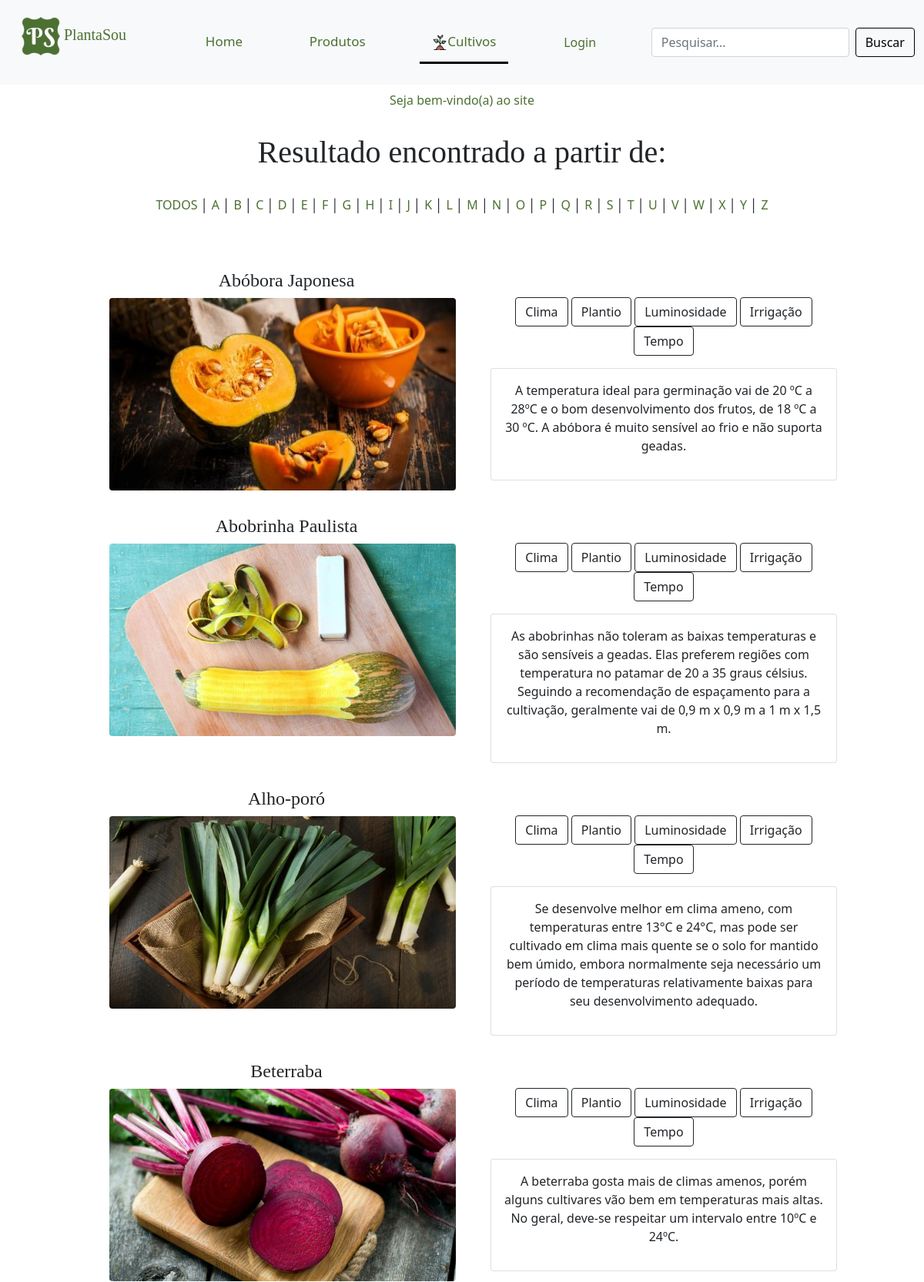
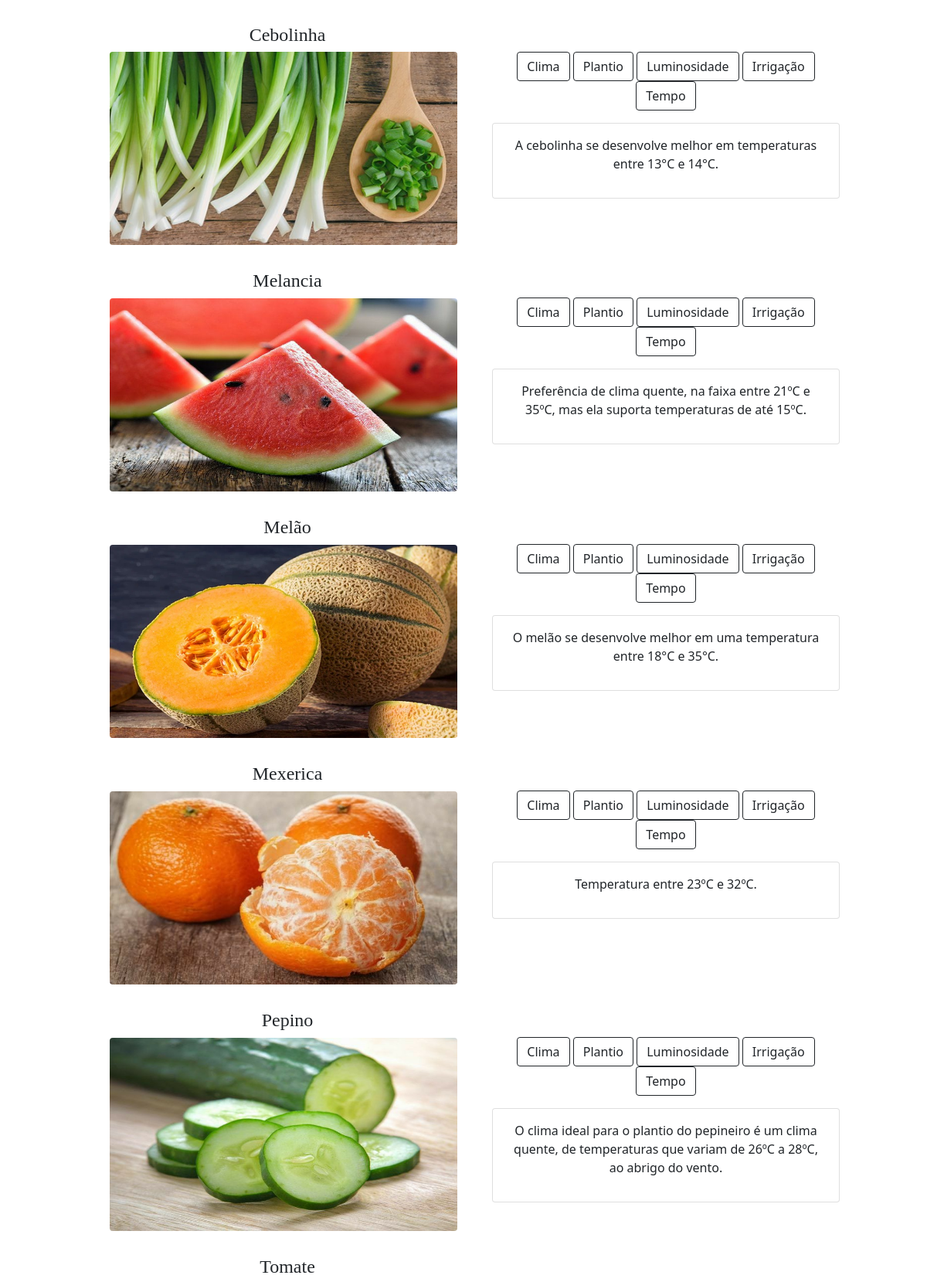
The page /php/ordem_c.php (upper part) on the database its author committed (2 pictures, top to bottom).
### tables this page shows
CREATE TABLE IF NOT EXISTS `cultivo` (
  `cod_cultivo` int(11) NOT NULL AUTO_INCREMENT,
  `nome` varchar(100) NOT NULL,
  `clima` varchar(4000) DEFAULT NULL,
  `plantio` varchar(4000) DEFAULT NULL,
  `luminosidade` varchar(4000) DEFAULT NULL,
  `irrigacao` varchar(4000) DEFAULT NULL,
  `temp_colheita` varchar(4000) DEFAULT NULL,
  `src` varchar(1000) NOT NULL,
  `nome_php` varchar(30) NOT NULL,
  PRIMARY KEY (`cod_cultivo`)
);

### php/ordem_c.php (the view, shortened to what this page needs)
<!DOCTYPE html>
<html lang="pt-BR">
<head>
    <link rel="stylesheet" type="text/css" media="screen" href="../css/bootstrap.min.css" />
    <link rel="stylesheet" href="../css/estilo.css">
</head>
<body>
    <nav class="navbar navbar-light bg-light topnav">
        <div class="container-fluid">
            <a class="navbar-brand plantasou">
                <p class="plantasou">
                    <img src="../imgs/logo_new.png" class="align-self-center mr-3 rounded float-left" width="50" height="50" alt="..."></img>
                    PlantaSou
                </p>
            </a>
                        <?php
                            if(isset($_COOKIE["USER"])){
                                echo'
                                    <a class="nav-link nav-link-color" href="../php/home_user.php">Home</a>
                                ';
                            }else if(isset($_COOKIE["ADM"])){
                                echo'
                                    <a class="nav-link nav-link-color" href="../php/home_adm.php">Home</a>
                                ';
                            }else{
                                echo'
                                <a class="nav-link nav-link-color" href="../php/index.php">Home</a>
                                ';
                            }
                        ?>
                        <?php
                          if(isset($_COOKIE["ADM"])){
                            echo'
                            <div class="nav-link dropdown show">
                                <a class="nav-link dropdown-toggle" href="#" id="navbarDropdownMenuLink" data-bs-toggle="dropdown" aria-bs-haspopup="true" aria-bs-expanded="false">
                                    <img src="../imgs/tomates.png" width="20" height="20"/> Produtos
                                </a>
                                <div class="dropdown-menu" aria-labelledby="navbarDropdownMenuLink">
                                    <a class="dropdown-item" href="../php/produtos.php">Produtos</a>
                                    <a class="dropdown-item" href="../php/cadastro_produto.php">Cadastro Produto</a>
                                </div>
                            </div>
                            ';
                          }else{
                            echo'
                                <a class="nav-link nav-link-color" aria-current="page" href="../php/produtos.php">Produtos</a>
                            ';
                          }
                        ?>
                        <?php
                            if(isset($_COOKIE["ADM"])){
                            echo'
                                <div class="nav-link dropdown show">
                                    <a class="nav-link dropdown-toggle active" href="#" id="navbarDropdownMenuLink" data-bs-toggle="dropdown" aria-bs-haspopup="true" aria-bs-expanded="false">
                                    <img src="../imgs/crescer-planta.png" width="20" height="20"/> Cultivos
                                    </a>
                                    <div class="dropdown-menu" aria-labelledby="navbarDropdownMenuLink">
                                        <a class="dropdown-item" href="../php/cultivo.php">Cultivos</a>
                                        <a class="dropdown-item" href="../php/cadastro_cultivo.php">Cadastro Cultivos</a>
                                    </div>
                                </div>
                            ';
                            }else{
                            echo'
                                <a class="nav-link nav-link-color active" aria-current="page" href="../php/cultivo.php"><img src="../imgs/crescer-planta.png" width="20" height="20"/>Cultivos</a>
                            ';
                            }
                        ?>
                        <?php
                            if(isset($_COOKIE["USER"])){
                                echo'
                                    <a class="nav-link nav-link-color" href="../php/historico.php?num=0">Histórico</a>
                                    <a class="nav-link nav-link-color" href="./logout_user.php"><img src="../imgs/out.png" width="15" height="15"/> Sair</a>
                                ';
                            }else if(isset($_COOKIE["ADM"])){
                                echo'
                                    <a class="nav-link nav-link-color" href="./logout_adm.php"><img src="../imgs/out.png" width="15" height="15"/> Sair</a>
                                ';
                            }else{
                                echo'
                                    <button type="button" class="btn nav-link nav-link-color" data-bs-toggle="modal" data-bs-target="#login">
                                        Login
                                    </button>
                                ';
                            }
                        ?>
                        <form action="../php/pesquisa_c.php" class="d-flex" method="POST">
                            <input class="form-control me-2" type="search" placeholder="Pesquisar..." aria-label="Search" name="pesquisa"/>
                            <button class="btn btn-outline-success borda" type="submit">Buscar</button>
                        </form>
            </div>
        </nav>
        <?php
            if(isset($_COOKIE["USER"]) || isset($_COOKIE["ADM"])){
                echo'
                        <a class="nav-link nav-link-color active_usuario">Seja bem-vindo(a) ';
                            if(isset($_COOKIE["USER"])){
                                include('../inc/conexao.php');
                                $sql="SELECT nome FROM usuario WHERE cod_usuario=$usuario";
                                $query=mysqli_query($con, $sql);
                                if(mysqli_num_rows($query)>0){
                                    while(($nome=mysqli_fetch_assoc($query))!=NULL){
                                        echo $nome['nome'];
                                    }
                                }
                            }
                            elseif(isset($_COOKIE["ADM"])){
                                echo "Administrador(a)";
                            }
                echo'
                        </a>';
            }
            else{
                echo'
                <center>
                    <a class="nav-link nav-link-color active_usuario ">Seja bem-vindo(a) ao site </a>
                </center>
                ';
            }
        ?>
    <br>
    <?php
        $ordem=$_GET["ordem"];
        echo'<h1 class="centro paginas">Resultado encontrado a partir de: '.$ordem.'</h1>';
        echo '
        <br>
        <center>';
        echo '<a class="nav-link-color" href="../php/cultivo.php">TODOS</a> │ ';
            for ( $i = 'A'; $i != 'Z'; $i++ ){
                echo '<a class="nav-link-color" href="../php/ordem_c.php?ordem='.$i.'">'.$i.'</a> │ ';
            }
            echo '<a class="nav-link-color" href="../php/ordem_c.php?ordem=Z">Z</a>';
        echo '
        </center>
        <br><br><br>';
        include "../inc/conexao_pdo.php";
        $stmt=$conPDO->query("SELECT * FROM cultivo WHERE nome LIKE '$ordem%' ORDER BY nome asc");
        $stmt->execute();
        echo'
            <center>
            <div class="container">
            ';
        if($stmt->rowCount()!=NULL){
            while($resultado=$stmt->fetch(PDO::FETCH_OBJ)){
                echo
                    '
                    <center>
                    <div class="row">
                        <div class="col">
                            <div class="posicao_nome"><h4 class="letra">'.$resultado->nome.'</h4></div>
                            <p class="posicao_imagem">
                                <img src="../imgs/plantas/'.$resultado->src.'" class="rounded float-start mb-3" width="450px" height="250px"></img>
                            </p>
                        </div>
                        <div class="col">
                                <p>
                                <div style="width: 450px;" class="posicao_botao">
                                        <div id="'.$resultado->nome_php.'meugrupo">
                                            <button type="button" class="btn btn-outline-dark collapsed" data-toggle="collapse" data-target="#'.$resultado->nome_php.'clima" aria-expanded="false" aria-controls="'.$resultado->nome_php.'clima">Clima</button>
                                            <button type="button" class="btn btn-outline-dark collapsed" data-toggle="collapse" data-target="#'.$resultado->nome_php.'plantio" aria-expanded="false" aria-controls="'.$resultado->nome_php.'plantio">Plantio</button>
                                            <button type="button" class="btn btn-outline-dark collapsed" data-toggle="collapse" data-target="#'.$resultado->nome_php.'luminosidade" aria-expanded="false" aria-controls="'.$resultado->nome_php.'luminosidade">Luminosidade</button>
                                            <button type="button" class="btn btn-outline-dark collapsed" data-toggle="collapse" data-target="#'.$resultado->nome_php.'irrigacao" aria-expanded="false" aria-controls="'.$resultado->nome_php.'irrigacao">Irrigação</button>
                                            <button type="button" class="btn btn-outline-dark collapsed" data-toggle="collapse" data-target="#'.$resultado->nome_php.'tempo" aria-expanded="false" aria-controls="'.$resultado->nome_php.'tempo">Tempo</button>
                                            <div class="collapse show" id="'.$resultado->nome_php.'clima" data-parent="#'.$resultado->nome_php.'meugrupo">
                                                <p><div class="card card-body" style="width: 450px;">
                                                    <p>'.$resultado->clima.'</p>
                                                </div></p>
                                            </div>
                                            <div class="collapse" id="'.$resultado->nome_php.'plantio" data-parent="#'.$resultado->nome_php.'meugrupo">
                                                    <p>'.$resultado->plantio.'</p>
                                            </div>
                                            <div class="collapse" id="'.$resultado->nome_php.'luminosidade" data-parent="#'.$resultado->nome_php.'meugrupo">
                                                    <p>'.$resultado->luminosidade.'</p>
                                            </div>
                                            <div class="collapse" id="'.$resultado->nome_php.'irrigacao" data-parent="#'.$resultado->nome_php.'meugrupo">
                                                    <p>'.$resultado->irrigacao.'</p>
                                            </div>
                                            <div class="collapse" id="'.$resultado->nome_php.'tempo" data-parent="#'.$resultado->nome_php.'meugrupo">
                                                    <p>'.$resultado->temp_colheita.'</p>
                                            </div>
                                        </div>
                                    </div>
                                </div>';
                                echo'
                                </p>
                            </center>';
            }
        }else{
            echo '
                <br><br><br>
                <h1 class="centro paginas">Nenhum cultivo foi encontrado</h1>
            ';
        }
        echo'
                    </div>
                </div>
                </div>
                </center>
                ';
    ?>
</body>
</html>

### css/estilo.css (style rules this page uses)
body, html { height: 100%; }
button { text-align: left; }
a { color: green; }
.nav-link-color { color: #4c7032 !important; font-size: 16px; }
.plantasou { font-size: 20px; font-family: 'calibri'; color:#4c7032 !important; }
.borda { border-color: #000000; color: black !important; }
.centro { text-align: center; }
a:link { text-decoration: none; }
.active_usuario { background-color: #ffffff !important; color: #4c7032 !important; text-align: center; }
.topnav { background-color: #f1f1f1; }
.topnav a { float: left; display: block; color: black; text-align: center; padding: 14px 16px; text-decoration: none; font-size: 17px; border-bottom: 3px solid transparent; }
.topnav a.active { border-bottom: 3px solid rgb(0, 0, 0); }
a.plantasou { border-bottom: none !important; }
.letra { font-family:'Book Antiqua'; }
.paginas { font-family:'Book Antiqua'; }
.posicao_imagem { margin-left:100px; }
.posicao_nome { margin-left:110px; }
.posicao_botao { margin-right:50px; margin-top: 36px; }

### rows shown on the page
cultivo: nome "Abóbora Japonesa", src (picture), clima "A temperatura ideal para germinação vai de 20 ºC a 28ºC e o bom desenvolvimento dos frutos, de 18 ºC a 30 ºC. A abóbora é muito sensível ao frio e não suporta geadas."
cultivo: nome "Abobrinha Paulista", src (picture), clima "As abobrinhas não toleram as baixas temperaturas e são sensíveis a geadas. Elas preferem regiões com temperatura no patamar de 20 a 35 graus célsius. Seguindo a recomendação de espaçamento para a cultivação, geralmente vai de 0,9 m x 0,9 m a 1 m x 1,5 m."
cultivo: nome "Alho-poró", src (picture), clima "Se desenvolve melhor em clima ameno, com temperaturas entre 13°C e 24°C, mas pode ser cultivado em clima mais quente se o solo for mantido bem úmido, embora normalmente seja necessário um período de temperaturas relativamente baixas para seu desenvolvimento adequado."
cultivo: nome "Beterraba", src (picture), clima "A beterraba gosta mais de climas amenos, porém alguns cultivares vão bem em temperaturas mais altas. No geral, deve-se respeitar um intervalo entre 10ºC e 24ºC."
cultivo: nome "Cebolinha", src (picture), clima "A cebolinha se desenvolve melhor em temperaturas entre 13°C e 14°C."
cultivo: nome "Melancia", src (picture), clima "Preferência de clima quente, na faixa entre 21ºC e 35ºC, mas ela suporta temperaturas de até 15ºC."
cultivo: nome "Melão", src (picture), clima "O melão se desenvolve melhor em uma temperatura entre 18°C e 35°C."
cultivo: nome "Mexerica", src (picture), clima "Temperatura entre 23ºC e 32ºC."
cultivo: nome "Pepino", src (picture), clima "O clima ideal para o plantio do pepineiro é um clima quente, de temperaturas que variam de 26ºC a 28ºC, ao abrigo do vento."
cultivo: nome "Tomate"
